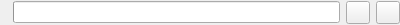
<?xml version="1.0" encoding="UTF-8"?>
<ui version="4.0">
 <class>qu::ProgressWidget</class>
 <widget class="QWidget" name="qu::ProgressWidget">
  <property name="geometry">
   <rect>
    <x>0</x>
    <y>0</y>
    <width>400</width>
    <height>25</height>
   </rect>
  </property>
  <property name="sizePolicy">
   <sizepolicy hsizetype="Expanding" vsizetype="Fixed">
    <horstretch>0</horstretch>
    <verstretch>0</verstretch>
   </sizepolicy>
  </property>
  <property name="windowTitle">
   <string>Form</string>
  </property>
  <layout class="QHBoxLayout" name="horizontalLayout">
   <property name="margin">
    <number>0</number>
   </property>
   <item>
    <widget class="QLabel" name="operationNameLabel"/>
   </item>
   <item>
    <widget class="QProgressBar" name="progressBar">
     <property name="sizePolicy">
      <sizepolicy hsizetype="Expanding" vsizetype="Fixed">
       <horstretch>0</horstretch>
       <verstretch>0</verstretch>
      </sizepolicy>
     </property>
     <property name="format">
      <string>%p %</string>
     </property>
    </widget>
   </item>
   <item>
    <widget class="QToolButton" name="pauseButton">
     <property name="checkable">
      <bool>true</bool>
     </property>
    </widget>
   </item>
   <item>
    <widget class="QToolButton" name="cancelButton"/>
   </item>
  </layout>
 </widget>
 <resources/>
 <connections>
  <connection>
   <sender>pauseButton</sender>
   <signal>toggled(bool)</signal>
   <receiver>qu::ProgressWidget</receiver>
   <slot>pause(bool)</slot>
   <hints>
    <hint type="sourcelabel">
     <x>362</x>
     <y>23</y>
    </hint>
    <hint type="destinationlabel">
     <x>306</x>
     <y>24</y>
    </hint>
   </hints>
  </connection>
  <connection>
   <sender>cancelButton</sender>
   <signal>clicked()</signal>
   <receiver>qu::ProgressWidget</receiver>
   <slot>cancel()</slot>
   <hints>
    <hint type="sourcelabel">
     <x>387</x>
     <y>23</y>
    </hint>
    <hint type="destinationlabel">
     <x>375</x>
     <y>24</y>
    </hint>
   </hints>
  </connection>
 </connections>
 <slots>
  <slot>pause(bool)</slot>
  <slot>cancel()</slot>
 </slots>
</ui>
